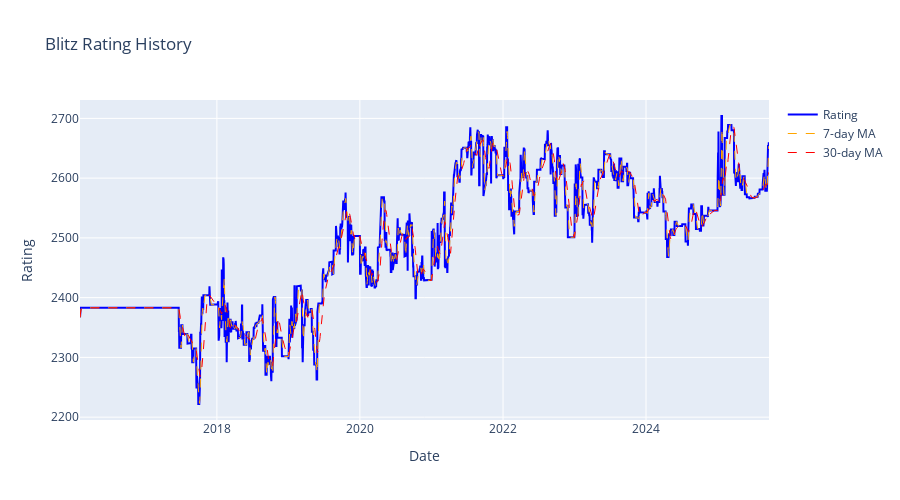

Write notebook code for a chart like this one.
### Code cell
# Plot rating history
fig = go.Figure()
fig.add_trace(go.Scatter(x=df_features.index, y=df_features['rating'],
                         mode='lines', name='Rating',
                         line=dict(color='blue', width=2)))
fig.add_trace(go.Scatter(x=df_features.index, y=df_features['rating_ma7'],
                         mode='lines', name='7-day MA',
                         line=dict(color='orange', width=1, dash='dash')))
fig.add_trace(go.Scatter(x=df_features.index, y=df_features['rating_ma30'],
                         mode='lines', name='30-day MA',
                         line=dict(color='red', width=1, dash='dash')))
fig.update_layout(title=f'{GAME_TYPE.capitalize()} Rating History',
                  xaxis_title='Date',
                  yaxis_title='Rating',
                  height=500)
fig.show()
print(f"\nRating Statistics:")
print(f"Current rating: {df_features['rating'].iloc[-1]:.0f}")
print(f"Highest rating: {df_features['rating'].max():.0f}")
print(f"Lowest rating: {df_features['rating'].min():.0f}")
print(f"Average rating: {df_features['rating'].mean():.0f}")
print(f"Rating volatility (std): {df_features['rating'].std():.1f}")

### Figure 1 — Plotly figure (JSON) as saved in the notebook; plotly's stock layout.template omitted (floating-point values rounded to 4 significant figures; data arrays with more than 128 entries replaced by an {"elided": "..."} marker saying what was removed)
{"data": [{"line": {"color": "blue", "width": 2}, "mode": "lines", "name": "Rating", "type": "scatter", "x": {"elided": "3519 str values"}, "y": {"elided": "3519 float values"}}, {"line": {"color": "orange", "dash": "dash", "width": 1}, "mode": "lines", "name": "7-day MA", "type": "scatter", "x": {"elided": "3519 str values"}, "y": {"elided": "3519 float values"}}, {"line": {"color": "red", "dash": "dash", "width": 1}, "mode": "lines", "name": "30-day MA", "type": "scatter", "x": {"elided": "3519 str values"}, "y": {"elided": "3519 float values"}}], "layout": {"height": 500, "title": {"text": "Blitz Rating History"}, "xaxis": {"title": {"text": "Date"}}, "yaxis": {"title": {"text": "Rating"}}}}
